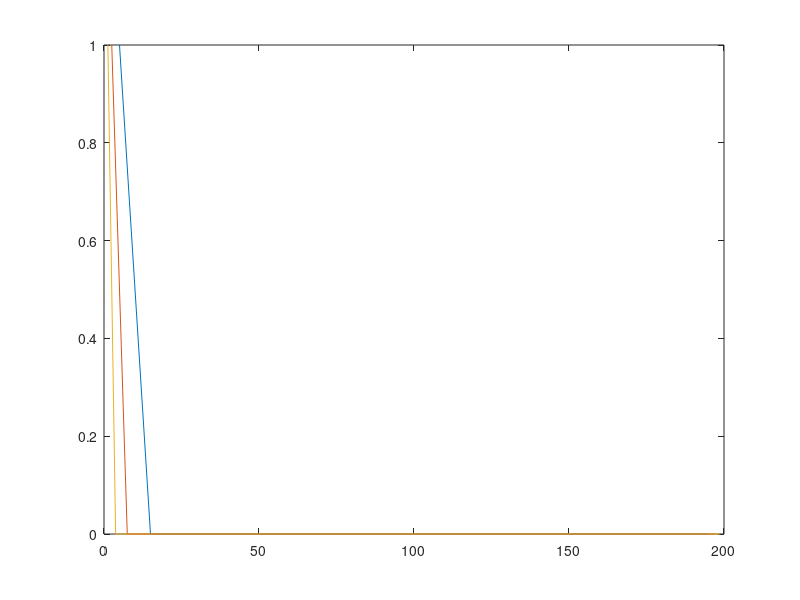

Write MATLAB code to recreate this figure. (Note: this script raises an error after producing the figure.)
%% pos processamento dos dados
clear all;
clc;

resp1 = load('dados/resp1_sim.mat'); % problema 1 nb = 20
resp2 = load('dados/resp2_sim.mat'); % problema 1 nb = 40
resp3 = load('dados/resp3_sim.mat'); % problema 1 nb = 80

% path2 = 'dados/resp_p2.mat';
% path3 = 'dados/resp_p3.mat';

% path2 = 'dados/resp_p4.mat';
% path3 = 'dados/resp_p5.mat';
% 
% resp2 = load(path2);
% resp3 = load(path3);


n_figs = length(resp1.all_times);

for i = 1:n_figs
    figure;
    plot(resp1.centroids, resp1.all_saturations(i,:));
    hold on;
    plot(resp2.centroids, resp2.all_saturations(i,:));
    hold on;
    plot(resp3.centroids, resp3.all_saturations(i,:));
    tit = strcat('tempo: ', string(resp1.all_times(i)));
    title(tit);
    xlabel('Posicao');
    ylabel('Saturacao');
    legend('nb=20', 'nb=40', 'nb=80');
end



% 
% %% Wor
% figure;
% plot(resp.all_vpi, resp.all_wor_ratio);
% title('Razao água óleo x VPI')
% xlabel('VPI');
% ylabel('wor');
% 
% %% cumulative oil
% figure;
% plot(resp2.all_vpi, -resp2.cumulative_oil_prod);
% hold on;
% plot(resp3.all_vpi, -resp3.cumulative_oil_prod);
% title('Producao acumulada de óleo x VPI');
% xlabel('VPI');
% ylabel('Oil m^3');
% legend('cfl=1', 'cfl=4');
% 
% %% Wor
% figure;
% plot(resp2.all_vpi, resp2.all_wor_ratio);
% hold on;
% plot(resp3.all_vpi, resp3.all_wor_ratio);
% title('Razao água óleo x VPI');
% xlabel('VPI');
% ylabel('wor');
% legend('cfl=1', 'cfl=4');
% 
% %% sat iteration
% figure;
% plot(resp2.all_vpi(2:end), resp2.sat_iterations(2:end));
% hold on;
% plot(resp3.all_vpi(2:end), resp3.sat_iterations(2:end));
% title('Iteracoes na saturacao x VPI');
% xlabel('VPI');
% ylabel('Iteracoes');
% legend('cfl=1', 'cfl=4');
% 
% %% dt
% figure;
% plot(resp2.all_vpi(2:end), resp2.all_dt(2:end));
% hold on;
% plot(resp3.all_vpi(2:end), resp3.all_dt(2:end));
% title('DT x VPI');
% xlabel('VPI');
% ylabel('DT');
% legend('cfl=1', 'cfl=4');



